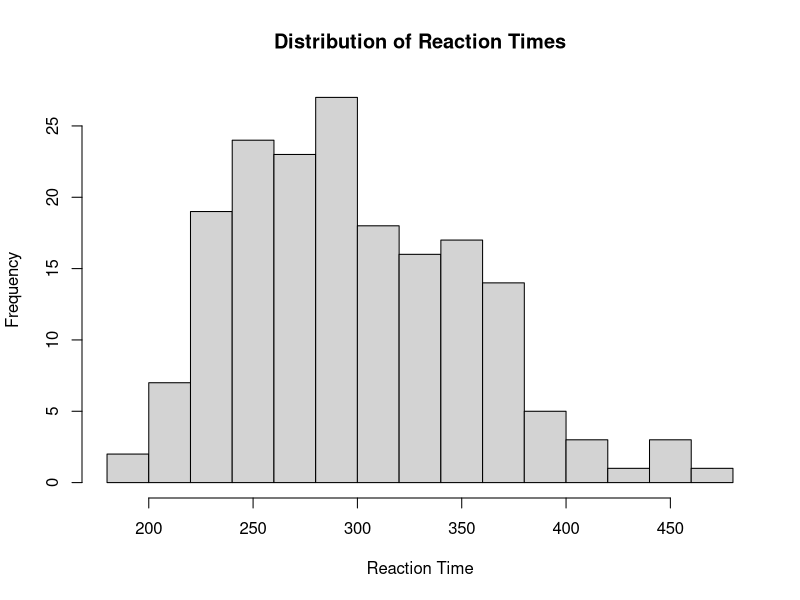
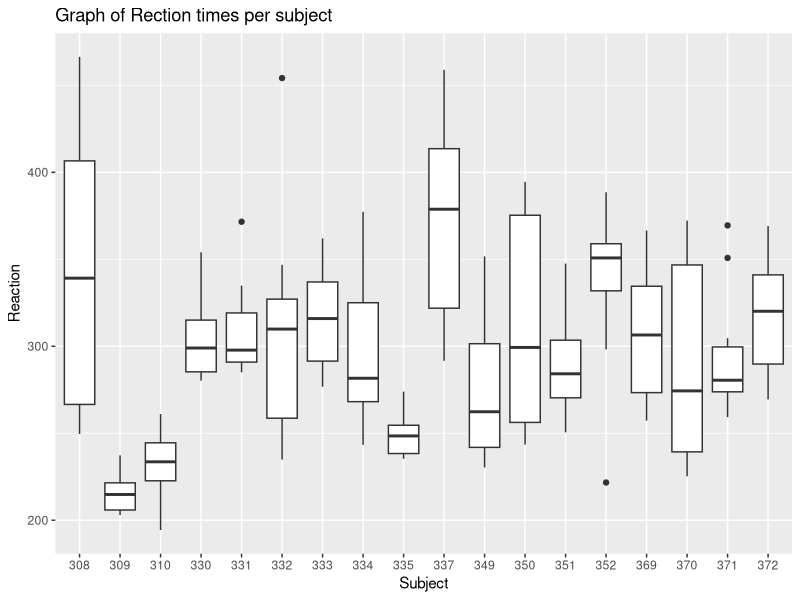
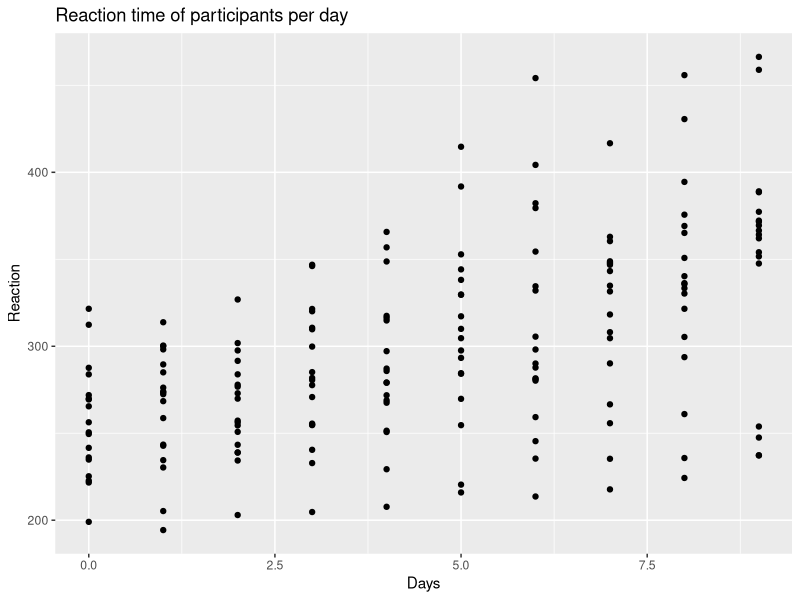
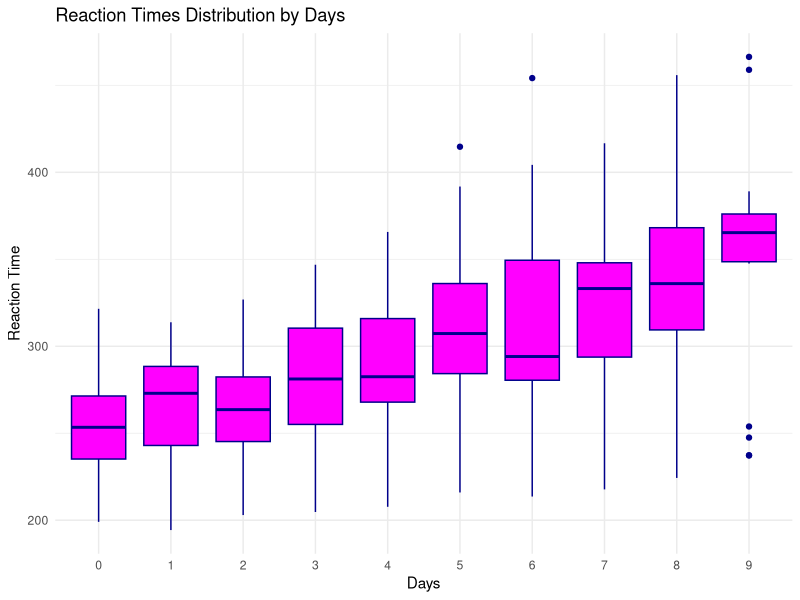
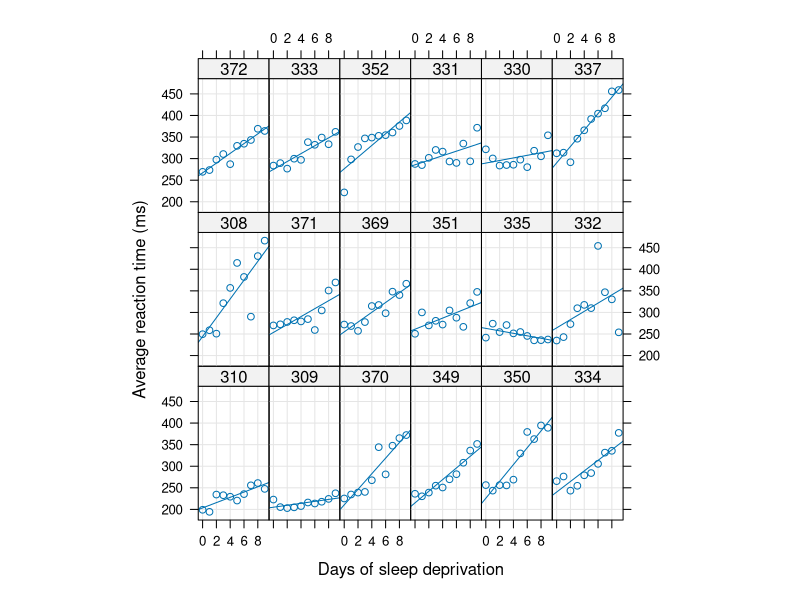
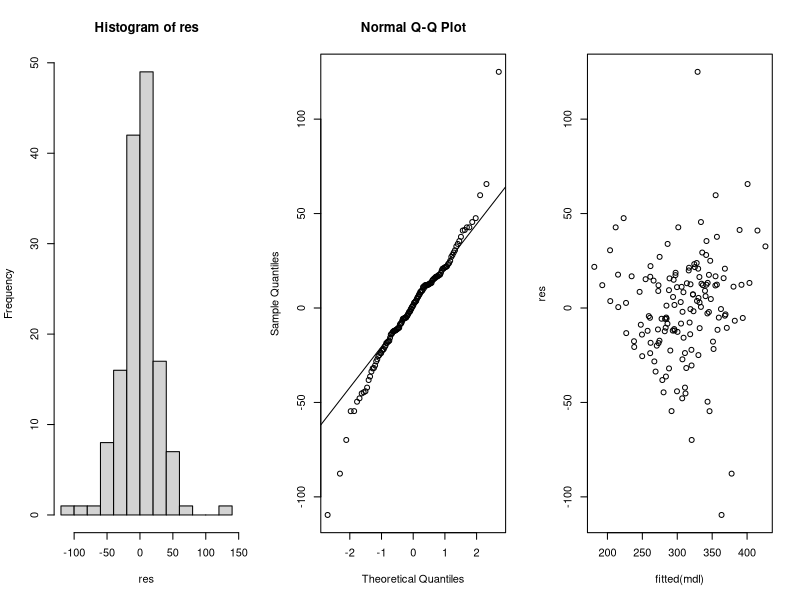

These charts were generated, in order, by the following R code:
# Loading the library

library(lme4)
library(tidyverse)

#load the sleepstudy dataset

data(sleepstudy)

#check dataset's description

?sleepstudy

#explore the structure of the data

str(sleepstudy)

#Reaction and Days are numerical and subject is a factor

head(sleepstudy)

view(sleepstudy)

(unique(sleepstudy$Subject))

length(unique(sleepstudy$Subject))

#There are 18 unique subjects in the experiment

#There are 10 observations per subject

# Histogram of Reaction times
hist(sleepstudy$Reaction, breaks = 18, 
     main = "Distribution of Reaction Times", xlab = "Reaction Time")

#Boxplot of Reaction times per Subject

ggplot(aes(x=Subject, y = Reaction),data= sleepstudy) + 
  geom_boxplot()+
  labs(title= "Graph of Rection times per subject")

#2
summary(sleepstudy)

summary(sleepstudy$Reaction)
#The minimum average reaction time per subject is 194.3 ms
#The maximum average reaction time per subject is 466.4 ms
#The mean average reaction time per subject is 298.5



ggplot(aes(y= Reaction, x= Days), data= sleepstudy) +geom_point()+
  labs(title = "Reaction time of participants per day")
#From the plot we can see that each subject have different baseline
#reaction time

ggplot(sleepstudy, aes(x = factor(Days), y = Reaction)) +
  geom_boxplot(fill ='Magenta', color = "darkblue") +
  labs(title = "Reaction Times Distribution by Days",
       x = "Days", y = "Reaction Time") +
  theme_minimal()
#The plot does not seem to follow a specific pattern but
#in most cases reaction time increase from one day to the other 
#while in some other cases reaction time reduces


require(lattice)
xyplot(Reaction ~ Days | Subject, sleepstudy, type = c("g","p","r"),
       index = function(x,y) coef(lm(y ~ x))[1],
       xlab = "Days of sleep deprivation",
       ylab = "Average reaction time (ms)", aspect = "xy")

#From this plot we see that generally for most subjects, 
#the increase in sleep deprivation increases their reaction time.
# However for subject 335, sleep deprivation reduces his/her
#average reaction time

#3
#The observation for reaction time are not independent because 
#we have 10 reaction times for each person, hence we will use
#a mixed effect model

mdl <- lmer(Reaction ~ Days + (1|Subject), data= sleepstudy, subset=Days>=2)
summary(mdl)

#5 Residual Analysis

res <- residuals(mdl)
#Getting the residuals

par(mfrow =c(1,3))
#Setting the 3 plots on one row
hist(res)
#Ploting the histogram of the residuals

qqnorm(res)
qqline(res)
plot(fitted(mdl), res)


